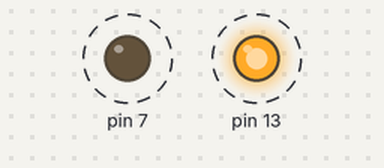
Recording of a sketch running on a simulated Arduino Uno, built with avr-gcc and run on an emulated ATmega328P. On the bench: output pins drawn as LEDs (lit = HIGH). Dashed ring = blinking.

Above: at 0.2 s.
Timing chart, 0 to 3.0 s (numbered marks = the images above):
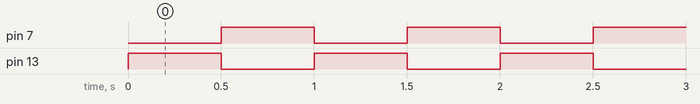

The sketch:

Double_Blink.ino
```cpp
// Double Blink: Make Arduino Uno Blink Two LEDs on and off
// From: https://quarksteam.wordpress.com/2009/12/09/arduino-2-digital-input/
// + (long) end of LED should be connected to the pin, - (short) should be connected to the ground

void setup() {
  pinMode(13, OUTPUT);
  pinMode(7, OUTPUT);


  digitalWrite(13, LOW);
  digitalWrite(7, LOW);
}

void loop() {
  digitalWrite(13, HIGH);
  digitalWrite(7, LOW);
  delay(500);
  digitalWrite(13, LOW);
  digitalWrite(7, HIGH);
  delay(500);
}
```

Measured:
- by itself, pin 7, pin 13: alternates HIGH for 0.50 s and LOW for 0.50 s
